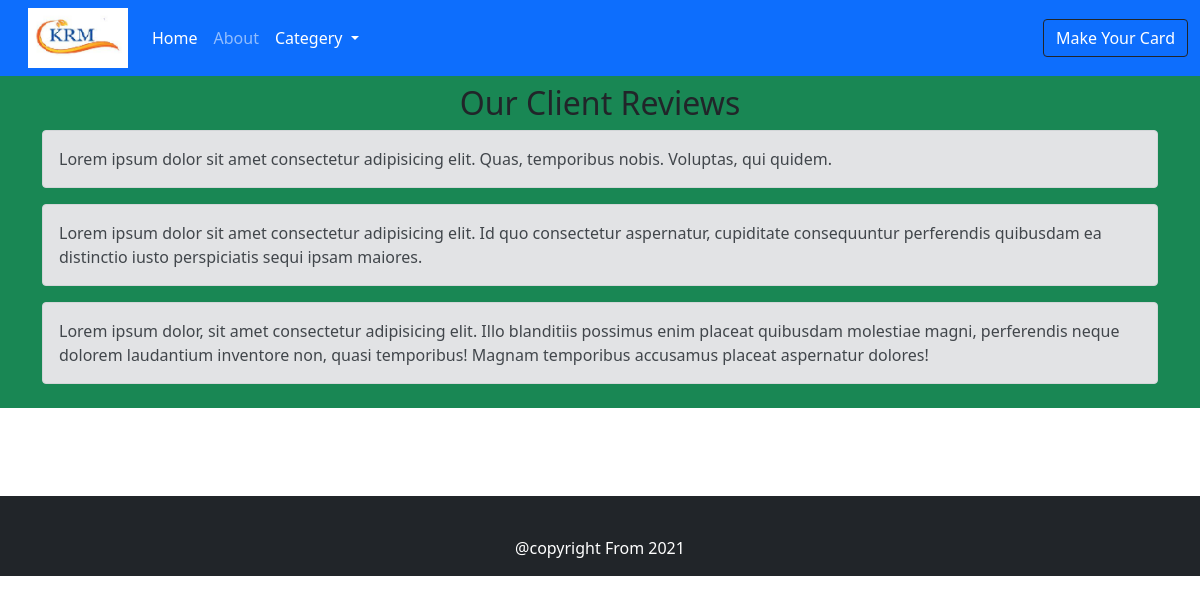
/About.php, run on the app's committed database.
### tables this page shows
CREATE TABLE `review` (
  `id` int(11) NOT NULL,
  `rev` varchar(1000) NOT NULL
);

### About.php (the view, shortened to what this page needs)
<?php
include "config.php";
?>
<!DOCTYPE html>
<html lang="en">
<head>
    <link rel="stylesheet" href="./Design/css/bootstrap.min.css">
</head>
<body>
    <nav class="navbar navbar-expand-lg navbar-dark bg-primary">
        <div class="container-fluid">
            <img src="./Design/Images/Logo.png" alt="Logo" height="60px" width="100px" class=" mx-3">
            <div class="collapse navbar-collapse" id="navbarSupportedContent">
                <ul class="navbar-nav me-auto mb-2 mb-lg-0">
                    <li class="nav-item ">
                        <a class="nav-link " style="color:white;" aria-current="page" href="index.php">Home</a>
                    </li>
                    <li class="nav-item">
                        <a class="nav-link color" href="#">About</a>
                    </li>
                    <li class="nav-item dropdown">
                        <a class="nav-link dropdown-toggle " id="navbarDropdown" role="button" data-bs-toggle="dropdown"
                            aria-expanded="false" style="color:white;">
                            Categery
                        </a>
                    </li>
                </ul>
                <form class="d-flex">
                    <button type="button" class="btn btn-outline-dark" style="color: aliceblue;">
                        <a class="text-decoration-none text-white" href="indexcat.php"> Make Your Card</a>
                    </button>
                </form>
            </div>
        </div>
    </nav>
    <div class="bg-success p-2  mb-3">
        <h2 class="text-center">Our Client Reviews</h2>
        <?php
$sql22="SELECT * FROM `review` order by id desc limit 3";
$res22=mysqli_query($cn,$sql22) or die("quiery failed");
if(mysqli_num_rows($res22)>0){
while($row=mysqli_fetch_assoc($res22)){
?>
        <div class="container">
            <div class="alert alert-secondary" role="alert">
                <?php echo $row['rev'];?>
            </div>
        </div>
        <?php
}
}else{
}
?>
    </div>
    <br>
    <br><br>
    <div class="bg-dark">
        <br>
        <div class="p-3 mb-2 bg-dark text-white text-center">
            @copyright From 2021
        </div>
</body>
</html>

### data on the page
review: rev "Lorem ipsum dolor sit amet consectetur adipisicing elit. Quas, temporibus nobis. Voluptas, qui quidem."
review: rev "Lorem ipsum dolor sit amet consectetur adipisicing elit. Id quo consectetur aspernatur, cupiditate consequuntur perferendis quibusdam ea distinctio iusto perspiciatis sequi ipsam maiores."
review: rev "Lorem ipsum dolor, sit amet consectetur adipisicing elit. Illo blanditiis possimus enim placeat quibusdam molestiae magni, perferendis neque dolorem laudantium inventore non, quasi temporibus! Magnam temporibus accusamus placeat aspernatur dolores!"
